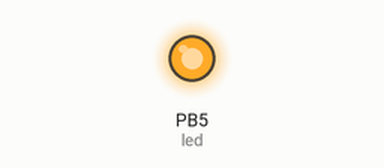
Bench run of a program on a simulated ATmega328P, built with avr-gcc and emulated at 16 MHz. On the bench: output pins drawn as LEDs (lit = HIGH).

Above: at 0.1 s.
Timing chart, 0 to 1.6 s (numbered marks = the images above):
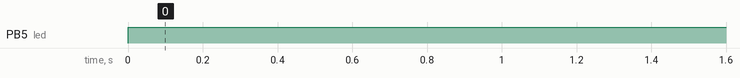

The program:

main.c
```c
#include <avr/io.h>
#include <avr/interrupt.h>
//treptanje f=2Hz
unsigned long miliseconds=0;

ISR(TIMER0_COMPA_vect)
{
	miliseconds++;
}

unsigned char my_delay(unsigned long miliseconds) {
	if (miliseconds == 500) {
		PORTB ^= 1<<5 ; //xor, invertuje stalno PB5
		return 1;
	}
	return 0;
}

int main(void)
{
	//inicijalizacija tajmera 0:
	TCCR0A = 0x02; // CTC mod
	TCCR0B = 0x03; // fclk = fosc/64
	OCR0A = 249; //perioda tajmera 0: 250 Tclk (OCR0A + 1 = 250)
	TIMSK0 = 0x02; //dozvola prekida tajmera 0
	//usled dostizanja vrednosti registra OCR0A

	sei(); //I = 1 (dozvola prekida)

	DDRB |= 1 << 5; //PB5 je izlaz za diodu
	PORTB |= 1<<5; //setovanje diode na 1 (led ON)

	while(1) {
		if (my_delay(miliseconds)== 1) {
			//ako je vracena 1, znaci da treba resetovati milisekunde
			miliseconds=0;
		}
	}
	return 0;
}
```

Measured:
- by itself, PB5 (led): LOW → HIGH at 0.00 s
